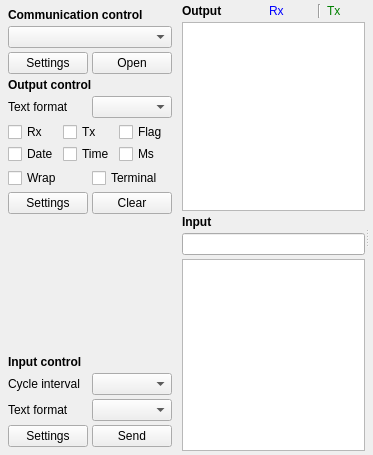
<?xml version="1.0" encoding="UTF-8"?>
<ui version="4.0">
 <class>Page</class>
 <widget class="QWidget" name="Page">
  <property name="geometry">
   <rect>
    <x>0</x>
    <y>0</y>
    <width>373</width>
    <height>455</height>
   </rect>
  </property>
  <property name="windowTitle">
   <string notr="true">Form</string>
  </property>
  <layout class="QHBoxLayout" name="horizontalLayout_5">
   <property name="leftMargin">
    <number>4</number>
   </property>
   <property name="topMargin">
    <number>4</number>
   </property>
   <property name="rightMargin">
    <number>4</number>
   </property>
   <property name="bottomMargin">
    <number>4</number>
   </property>
   <item>
    <widget class="QWidget" name="widgetController" native="true">
     <layout class="QGridLayout" name="gridLayout">
      <property name="leftMargin">
        <number>4</number>
       </property>
       <property name="topMargin">
        <number>4</number>
       </property>
       <property name="rightMargin">
        <number>4</number>
       </property>
       <property name="bottomMargin">
        <number>4</number>
       </property>
       <property name="horizontalSpacing">
        <number>4</number>
       </property>
       <property name="verticalSpacing">
        <number>4</number>
       </property>

       <item row="8" column="0" colspan="2">
        <layout class="QGridLayout" name="gridLayout_2">
         <property name="horizontalSpacing">
          <number>2</number>
         </property>
         <property name="verticalSpacing">
          <number>2</number>
         </property>
        <item row="0" column="0">
         <widget class="QCheckBox" name="checkBoxOutputRx">
          <property name="text">
           <string>Rx</string>
          </property>
         </widget>
        </item>
        <item row="0" column="1">
         <widget class="QCheckBox" name="checkBoxOutputTx">
          <property name="text">
           <string>Tx</string>
          </property>
         </widget>
        </item>
        <item row="1" column="0">
         <widget class="QCheckBox" name="checkBoxOutputDate">
          <property name="text">
           <string>Date</string>
          </property>
         </widget>
        </item>
        <item row="0" column="2">
         <widget class="QCheckBox" name="checkBoxOutputFlag">
          <property name="text">
           <string>Flag</string>
          </property>
         </widget>
        </item>
        <item row="1" column="1">
         <widget class="QCheckBox" name="checkBoxOutputTime">
          <property name="text">
           <string>Time</string>
          </property>
         </widget>
        </item>
        <item row="1" column="2">
         <widget class="QCheckBox" name="checkBoxOutputMs">
          <property name="text">
           <string>Ms</string>
          </property>
         </widget>
        </item>
       </layout>
      </item>
       <item row="10" column="0" colspan="2">
        <layout class="QHBoxLayout" name="horizontalLayout_3">
         <property name="spacing">
          <number>4</number>
         </property>
         <item>
         <widget class="QPushButton" name="pushButtonOutputSettings">
          <property name="text">
           <string>Settings</string>
          </property>
         </widget>
        </item>
        <item>
         <widget class="QPushButton" name="pushButtonOutputClear">
          <property name="text">
           <string>Clear</string>
          </property>
         </widget>
        </item>
       </layout>
      </item>
      <item row="13" column="0">
       <widget class="QLabel" name="label_5">
        <property name="text">
         <string>Cycle interval</string>
        </property>
       </widget>
      </item>
      <item row="0" column="0" colspan="2">
       <widget class="QLabel" name="label">
        <property name="sizePolicy">
         <sizepolicy hsizetype="Preferred" vsizetype="Fixed">
          <horstretch>0</horstretch>
          <verstretch>0</verstretch>
         </sizepolicy>
        </property>
        <property name="font">
         <font>
          <bold>true</bold>
         </font>
        </property>
        <property name="text">
         <string>Communication control</string>
        </property>
       </widget>
      </item>
      <item row="14" column="0">
       <widget class="QLabel" name="label_6">
        <property name="text">
         <string>Text format</string>
        </property>
       </widget>
      </item>
       <item row="4" column="0" colspan="2">
        <layout class="QGridLayout" name="gridLayout_4">
         <property name="horizontalSpacing">
          <number>4</number>
         </property>
         <item row="0" column="1">
         <widget class="QPushButton" name="pushButtonDeviceOpen">
          <property name="text">
           <string>Open</string>
          </property>
         </widget>
        </item>
        <item row="0" column="0">
         <widget class="QPushButton" name="pushButtonDeviceSettings">
          <property name="text">
           <string>Settings</string>
          </property>
         </widget>
        </item>
       </layout>
      </item>
      <item row="2" column="0" colspan="2">
       <layout class="QVBoxLayout" name="verticalLayoutDeviceController"/>
      </item>
      <item row="7" column="1">
       <widget class="QComboBox" name="comboBoxOutputFormat"/>
      </item>
      <item row="11" column="1">
       <widget class="QLabel" name="label_9">
        <property name="sizePolicy">
         <sizepolicy hsizetype="Preferred" vsizetype="Expanding">
          <horstretch>0</horstretch>
          <verstretch>0</verstretch>
         </sizepolicy>
        </property>
        <property name="text">
         <string notr="true"/>
        </property>
       </widget>
      </item>
       <item row="9" column="0" colspan="2">
        <layout class="QHBoxLayout" name="horizontalLayout_8">
         <property name="spacing">
          <number>4</number>
         </property>
         <item>
         <widget class="QCheckBox" name="checkBoxWrap">
          <property name="text">
           <string>Wrap</string>
          </property>
         </widget>
        </item>
        <item>
         <widget class="QCheckBox" name="checkBoxTerminalMode">
          <property name="text">
           <string>Terminal</string>
          </property>
         </widget>
        </item>
       </layout>
      </item>
      <item row="13" column="1">
       <widget class="QComboBox" name="comboBoxInputInterval">
        <property name="toolTip">
         <string notr="true">ms</string>
        </property>
       </widget>
      </item>
      <item row="1" column="0" colspan="2">
       <widget class="QComboBox" name="comboBoxDeviceTypes"/>
      </item>
      <item row="7" column="0">
       <widget class="QLabel" name="label_7">
        <property name="text">
         <string>Text format</string>
        </property>
       </widget>
      </item>
      <item row="6" column="0" colspan="2">
       <widget class="QLabel" name="label_2">
        <property name="font">
         <font>
          <bold>true</bold>
         </font>
        </property>
        <property name="text">
         <string>Output control</string>
        </property>
       </widget>
      </item>
      <item row="12" column="0" colspan="2">
       <widget class="QLabel" name="label_3">
        <property name="font">
         <font>
          <bold>true</bold>
         </font>
        </property>
        <property name="text">
         <string>Input control</string>
        </property>
       </widget>
      </item>
       <item row="15" column="0" colspan="2">
        <layout class="QHBoxLayout" name="horizontalLayout">
         <property name="spacing">
          <number>4</number>
         </property>
         <item>
         <widget class="QPushButton" name="pushButtonInputSettings">
          <property name="text">
           <string>Settings</string>
          </property>
         </widget>
        </item>
        <item>
         <widget class="QPushButton" name="pushButtonInputWriteBytes">
          <property name="text">
           <string>Send</string>
          </property>
         </widget>
        </item>
       </layout>
      </item>
      <item row="14" column="1">
       <widget class="QComboBox" name="comboBoxInputFormat"/>
      </item>
     </layout>
    </widget>
   </item>
   <item>
    <widget class="QWidget" name="widget" native="true">
     <layout class="QVBoxLayout" name="verticalLayout_2">
      <property name="spacing">
       <number>4</number>
      </property>
      <property name="leftMargin">
       <number>0</number>
      </property>
      <property name="topMargin">
       <number>0</number>
      </property>
      <property name="rightMargin">
       <number>0</number>
      </property>
      <property name="bottomMargin">
       <number>0</number>
      </property>
      <item>
       <layout class="QHBoxLayout" name="horizontalLayoutOutput">
        <property name="spacing">
         <number>4</number>
        </property>
        <property name="rightMargin">
         <number>0</number>
        </property>
        <item>
         <widget class="QLabel" name="label_4">
          <property name="font">
           <font>
            <bold>true</bold>
           </font>
          </property>
          <property name="text">
           <string>Output</string>
          </property>
         </widget>
        </item>
        <item>
         <layout class="QHBoxLayout" name="horizontalLayoutTab"/>
        </item>
        <item>
         <widget class="QWidget" name="widgetChartsController" native="true"/>
        </item>
        <item>
         <widget class="QLabel" name="label_8">
          <property name="sizePolicy">
           <sizepolicy hsizetype="Expanding" vsizetype="Preferred">
            <horstretch>0</horstretch>
            <verstretch>0</verstretch>
           </sizepolicy>
          </property>
          <property name="text">
           <string notr="true"/>
          </property>
         </widget>
        </item>
        <item>
         <widget class="QWidget" name="widgetRxTxInfo" native="true">
          <property name="minimumSize">
           <size>
            <width>100</width>
            <height>0</height>
           </size>
          </property>
          <layout class="QHBoxLayout" name="horizontalLayout_6">
           <property name="leftMargin">
            <number>0</number>
           </property>
           <property name="topMargin">
            <number>0</number>
           </property>
           <property name="rightMargin">
            <number>0</number>
           </property>
           <property name="bottomMargin">
            <number>0</number>
           </property>
           <item>
            <widget class="QLabel" name="labelRx">
             <property name="sizePolicy">
              <sizepolicy hsizetype="Fixed" vsizetype="Preferred">
               <horstretch>0</horstretch>
               <verstretch>0</verstretch>
              </sizepolicy>
             </property>
             <property name="styleSheet">
              <string notr="true">color:blue</string>
             </property>
             <property name="text">
              <string notr="true">Rx</string>
             </property>
            </widget>
           </item>
           <item>
            <widget class="QLabel" name="labelRxInfo">
             <property name="text">
              <string notr="true"/>
             </property>
            </widget>
           </item>
           <item>
            <widget class="Line" name="line_4">
             <property name="orientation">
              <enum>Qt::Orientation::Vertical</enum>
             </property>
            </widget>
           </item>
           <item>
            <widget class="QLabel" name="labelTx">
             <property name="sizePolicy">
              <sizepolicy hsizetype="Fixed" vsizetype="Preferred">
               <horstretch>0</horstretch>
               <verstretch>0</verstretch>
              </sizepolicy>
             </property>
             <property name="styleSheet">
              <string notr="true">color:green</string>
             </property>
             <property name="text">
              <string notr="true">Tx</string>
             </property>
            </widget>
           </item>
           <item>
            <widget class="QLabel" name="labelTxInfo">
             <property name="text">
              <string notr="true"/>
             </property>
            </widget>
           </item>
          </layout>
         </widget>
        </item>
       </layout>
      </item>
      <item>
       <widget class="QSplitter" name="splitter">
        <property name="sizePolicy">
         <sizepolicy hsizetype="Expanding" vsizetype="Expanding">
          <horstretch>0</horstretch>
          <verstretch>0</verstretch>
         </sizepolicy>
        </property>
        <property name="orientation">
         <enum>Qt::Orientation::Horizontal</enum>
        </property>
        <widget class="QWidget" name="widget_2" native="true">
         <property name="sizePolicy">
          <sizepolicy hsizetype="Expanding" vsizetype="Expanding">
           <horstretch>0</horstretch>
           <verstretch>0</verstretch>
          </sizepolicy>
         </property>
         <layout class="QVBoxLayout" name="verticalLayout">
          <property name="spacing">
           <number>4</number>
          </property>
          <property name="leftMargin">
           <number>0</number>
          </property>
          <property name="topMargin">
           <number>0</number>
          </property>
          <property name="rightMargin">
           <number>0</number>
          </property>
          <property name="bottomMargin">
           <number>0</number>
          </property>
          <item>
           <widget class="QTextBrowser" name="textBrowserOutput"/>
          </item>
          <item>
           <layout class="QHBoxLayout" name="horizontalLayout_4">
            <property name="spacing">
             <number>4</number>
            </property>
            <item>
             <widget class="QLabel" name="label_10">
              <property name="sizePolicy">
               <sizepolicy hsizetype="Preferred" vsizetype="Fixed">
                <horstretch>0</horstretch>
                <verstretch>0</verstretch>
               </sizepolicy>
              </property>
              <property name="font">
               <font>
                <bold>true</bold>
               </font>
              </property>
              <property name="text">
               <string>Input</string>
              </property>
             </widget>
            </item>
            <item>
             <layout class="QHBoxLayout" name="horizontalLayoutInputPanelsController">
              <property name="spacing">
               <number>4</number>
              </property>
             </layout>
            </item>
            <item>
             <widget class="QLabel" name="labelInfo">
              <property name="sizePolicy">
               <sizepolicy hsizetype="Expanding" vsizetype="Preferred">
                <horstretch>0</horstretch>
                <verstretch>0</verstretch>
               </sizepolicy>
              </property>
              <property name="text">
               <string notr="true"/>
              </property>
             </widget>
            </item>
            <item>
             <widget class="QLabel" name="labelCrc">
              <property name="text">
               <string notr="true"/>
              </property>
             </widget>
            </item>
           </layout>
          </item>
          <item>
           <widget class="QLineEdit" name="lineEditInput">
            <property name="clearButtonEnabled">
             <bool>true</bool>
            </property>
           </widget>
          </item>
          <item>
           <widget class="QPlainTextEdit" name="plainTextEditInput">
            <property name="sizePolicy">
             <sizepolicy hsizetype="Expanding" vsizetype="Minimum">
              <horstretch>0</horstretch>
              <verstretch>0</verstretch>
             </sizepolicy>
            </property>
           </widget>
          </item>
         </layout>
        </widget>
        <widget class="QStackedWidget" name="stackedWidget"/>
       </widget>
      </item>
     </layout>
    </widget>
   </item>
  </layout>
 </widget>
 <tabstops>
  <tabstop>comboBoxDeviceTypes</tabstop>
  <tabstop>pushButtonDeviceSettings</tabstop>
  <tabstop>pushButtonDeviceOpen</tabstop>
  <tabstop>comboBoxOutputFormat</tabstop>
  <tabstop>checkBoxOutputRx</tabstop>
  <tabstop>checkBoxOutputTx</tabstop>
  <tabstop>checkBoxOutputFlag</tabstop>
  <tabstop>checkBoxOutputDate</tabstop>
  <tabstop>checkBoxOutputTime</tabstop>
  <tabstop>checkBoxOutputMs</tabstop>
  <tabstop>pushButtonOutputSettings</tabstop>
  <tabstop>pushButtonOutputClear</tabstop>
  <tabstop>comboBoxInputInterval</tabstop>
  <tabstop>comboBoxInputFormat</tabstop>
  <tabstop>pushButtonInputSettings</tabstop>
  <tabstop>pushButtonInputWriteBytes</tabstop>
 </tabstops>
 <resources/>
 <connections>
  <connection>
   <sender>pushButtonOutputClear</sender>
   <signal>clicked()</signal>
   <receiver>textBrowserOutput</receiver>
   <slot>clear()</slot>
   <hints>
    <hint type="sourcelabel">
     <x>173</x>
     <y>292</y>
    </hint>
    <hint type="destinationlabel">
     <x>231</x>
     <y>245</y>
    </hint>
   </hints>
  </connection>
 </connections>
</ui>
